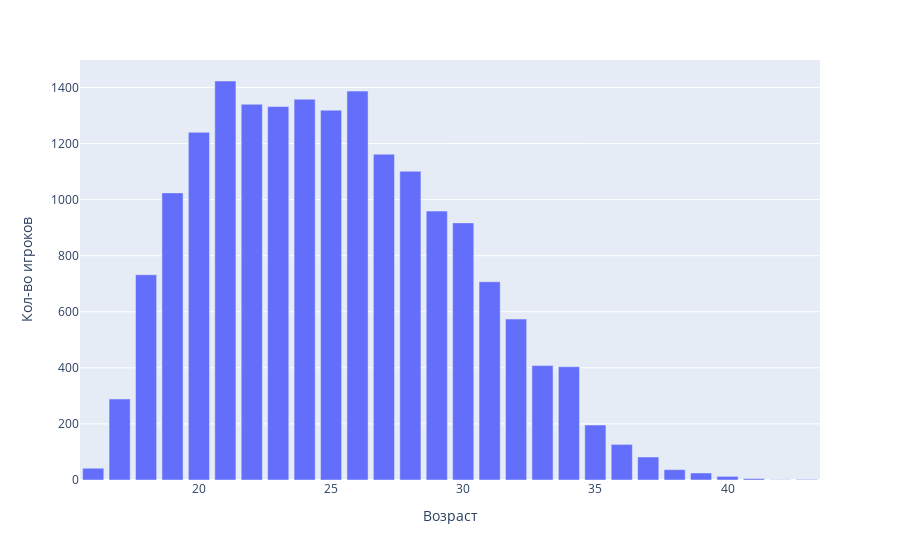

Notebook cell for this chart:
### Markdown cell above
# Изучите распределение возростов с помощью Age [px.histogram](https://plotly.com/python/histograms/), изучите [более продвинутые методы](https://plotly.com/python/distplot/) визуализации распределений

### Code cell
# Ваш код красивый и самый лучший сюда
counts, bins = np.histogram(df['Age'], bins=range(16, 45, 1))

fig = px.bar(x=bins[:-1], y=counts, labels=dict(x='Возраст', y='Кол-во игроков'))

fig.show()

### Figure 1 — Plotly figure (JSON) as saved in the notebook; plotly's stock layout.template omitted (floating-point values rounded to 4 significant figures)
{"data": [{"alignmentgroup": "True", "hovertemplate": "Возраст=%{x}<br>Кол-во игроков=%{y}<extra></extra>", "legendgroup": "", "marker": {"color": "#636efa", "pattern": {"shape": ""}}, "name": "", "offsetgroup": "", "orientation": "v", "showlegend": false, "textposition": "auto", "type": "bar", "x": [16, 17, 18, 19, 20, 21, 22, 23, 24, 25, 26, 27, 28, 29, 30, 31, 32, 33, 34, 35, 36, 37, 38, 39, 40, 41, 42, 43], "xaxis": "x", "y": [42, 289, 732, 1024, 1240, 1423, 1340, 1332, 1358, 1319, 1387, 1162, 1101, 959, 917, 707, 574, 408, 404, 196, 127, 82, 37, 25, 13, 5, 1, 2], "yaxis": "y"}], "layout": {"barmode": "relative", "legend": {"tracegroupgap": 0}, "margin": {"t": 60}, "xaxis": {"anchor": "y", "domain": [0.0, 1.0], "title": {"text": "Возраст"}}, "yaxis": {"anchor": "x", "domain": [0.0, 1.0], "title": {"text": "Кол-во игроков"}}}}
